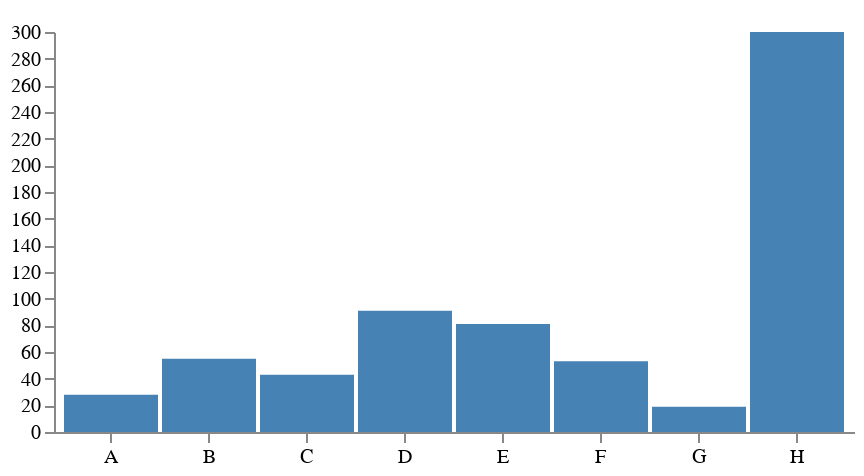

Describe this chart as a Vega-Lite specification.
### Vega specification from a JSON file in a GitHub repository (floating-point values rounded to 4 significant figures)
{"$schema": "https://vega.github.io/schema/vega/v5.json", "width": 400, "height": 200, "padding": 5, "data": [{"name": "table", "values": [{"category": "A", "amount": 28}, {"category": "B", "amount": 55}, {"category": "C", "amount": 43}, {"category": "D", "amount": 91}, {"category": "E", "amount": 81}, {"category": "F", "amount": 53}, {"category": "G", "amount": 19}, {"category": "H", "amount": 300}]}], "signals": [{"name": "tooltip", "value": {}, "on": [{"events": "rect:mouseover", "update": "datum"}, {"events": "rect:mouseout", "update": "{}"}]}], "scales": [{"name": "xscale", "type": "band", "domain": {"data": "table", "field": "category"}, "range": "width", "padding": 0.05, "round": true}, {"name": "yscale", "domain": {"data": "table", "field": "amount"}, "nice": true, "range": "height"}], "axes": [{"orient": "bottom", "scale": "xscale"}, {"orient": "left", "scale": "yscale"}], "marks": [{"type": "rect", "from": {"data": "table"}, "encode": {"enter": {"x": {"scale": "xscale", "field": "category"}, "width": {"scale": "xscale", "band": 1}, "y": {"scale": "yscale", "field": "amount"}, "y2": {"scale": "yscale", "value": 0}}, "update": {"fill": {"value": "steelblue"}}, "hover": {"fill": {"value": "red"}}}}, {"type": "text", "encode": {"enter": {"align": {"value": "center"}, "baseline": {"value": "bottom"}, "fill": {"value": "#333"}}, "update": {"x": {"scale": "xscale", "signal": "tooltip.category", "band": 0.5}, "y": {"scale": "yscale", "signal": "tooltip.amount", "offset": -2}, "text": {"signal": "tooltip.amount"}, "fillOpacity": [{"test": "datum === tooltip", "value": 0}, {"value": 1}]}}}]}
